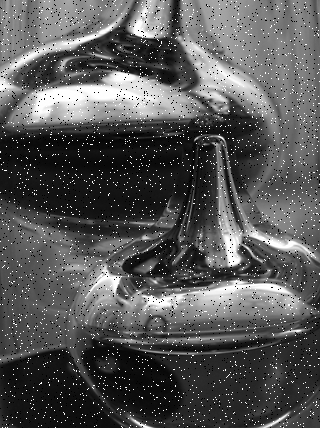
#> input picture Homework01/作業二/noise_image.png, 320 x 428 px, found by its file name
$ python main.py
#> lines starting #> are read from the running program, lines starting #| are printed output that depends on the picture
#> further down, img is the input picture: shape (428, 320, 3); min 0, max 255, mean 86.8
import cv2
import numpy as np
import matplotlib.pyplot as plt

# ---------- 自訂函式區 ----------
def grayscale(image):
    h, w, c = image.shape
#> h = 428; w = 320; c = 3
    gray = np.zeros((h, w), dtype=np.uint8)
    for row in range(h):
        for col in range(w):
            b, g, r = image[row, col]
            y = int(0.299 * r + 0.587 * g + 0.114 * b)
            gray[row, col] = y

    return gray

def mean_filter(Image, kernel_size=3):
#> called with kernel_size = 3
    pad = kernel_size // 2
    h, w = Image.shape
#> h = 428; w = 320
    result = np.zeros((h, w), dtype=np.uint8)

    # 邊緣補 0（zero padding）
    padded_img = np.pad(Image, pad_width=pad, mode='constant', constant_values=0)
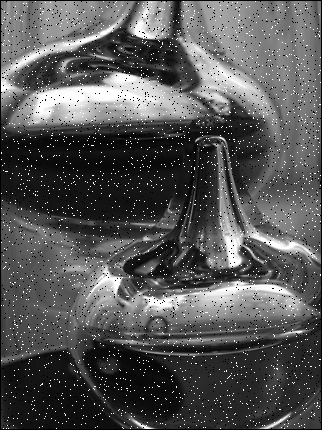
#> padded_img: shape (430, 322); min 0, max 255, mean 85.7

    for i in range(h):
        for j in range(w):
            # 取出區域塊
            region = padded_img[i:i+kernel_size, j:j+kernel_size]
            #print(region)
            # 計算平均值
            mean_value = np.mean(region)
            result[i, j] = int(mean_value)
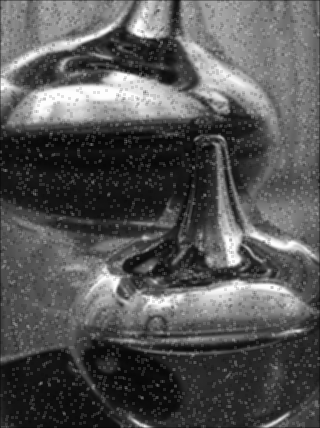
#> result: shape (428, 320); min 5, max 254, mean 85.9

    return result

def median_filter(Image, kernel_size=3):
#> called with kernel_size = 3
    pad = kernel_size // 2
    h, w = Image.shape
#> h = 428; w = 320
    result = np.zeros((h, w), dtype=np.uint8)

    # Zero padding
    padded_img = np.pad(Image, pad_width=pad, mode='constant', constant_values=0)

    for i in range(h):
        for j in range(w):
            # 取出 kernel 區域並展平成一維
            region = padded_img[i:i+kernel_size, j:j+kernel_size]
            flat = region.flatten()
            sorted_data = sorted(flat)
            n = len(sorted_data)
            median_value = sorted_data[n // 2]  # 中位數
            result[i, j] = int(median_value)
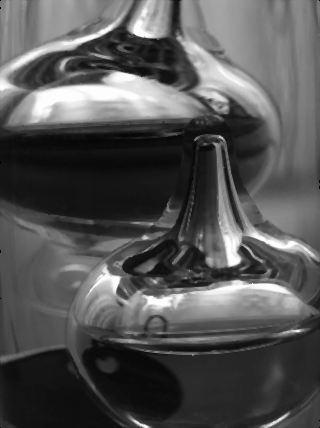
#> result: shape (428, 320); min 0, max 255, mean 84.4
#| Image 1 Original Shape: (428, 320, 3)
#| Image 1 gray_img Shape: (428, 320)
#| Image 1 mean_img Shape: (428, 320)
#| Image 1 median_img Shape: (428, 320)

    return result

def display(name, img, gray, mean, median):
#> called with name = 'noise_image.png'
    plt.figure(figsize=(16, 8))

    # 原圖
    plt.subplot(2, 4, 1)
    plt.imshow(img[:, :, ::-1])  # BGR to RGB
    plt.title(f"{name} - Original")
    plt.axis('off')

    # 分開畫 R/G/B 通道
    plt.subplot(2, 4, 2)
    b, g, r = cv2.split(img)
    plt.hist(b.ravel(), bins=256, range=(0, 256), color='blue', alpha=0.5, label='B')
    plt.hist(g.ravel(), bins=256, range=(0, 256), color='green', alpha=0.5, label='G')
    plt.hist(r.ravel(), bins=256, range=(0, 256), color='red', alpha=0.5, label='R')
    plt.title(f"Histogram - {name} (RGB Channels)")
    plt.xlabel("Pixel value")
    plt.ylabel("Frequency")
    plt.xlim([0, 255])
    plt.legend()

    # Grayscale
    plt.subplot(2, 4, 3)
    plt.imshow(gray, cmap='gray')
    plt.title("Grayscale")
    plt.axis('off')

    plt.subplot(2, 4, 4)
    plt.hist(gray.ravel(), bins=256, range=(0, 255), color='gray')
    plt.title("Histogram - Grayscale")
    plt.xlabel("Pixel value")
    plt.ylabel("Frequency")
    plt.xlim([0, 255])

    # Mean filter
    plt.subplot(2, 4, 5)
    plt.imshow(mean, cmap='gray')
    plt.title("Mean Filter")
    plt.axis('off')

    plt.subplot(2, 4, 6)
    plt.hist(mean.ravel(), bins=256, range=(0, 255), color='skyblue')
    plt.title("Histogram - Mean Filter")
    plt.xlabel("Pixel value")
    plt.ylabel("Frequency")
    plt.xlim([0, 255])

    # Median filter
    plt.subplot(2, 4, 7)
    plt.imshow(median, cmap='gray')
    plt.title("Median Filter")
    plt.axis('off')

    plt.subplot(2, 4, 8)
    plt.hist(median.ravel(), bins=256, range=(0, 255), color='green')
    plt.title("Histogram - Median Filter")
    plt.xlabel("Pixel value")
    plt.ylabel("Frequency")
    plt.xlim([0, 255])

    plt.tight_layout()
    plt.show()
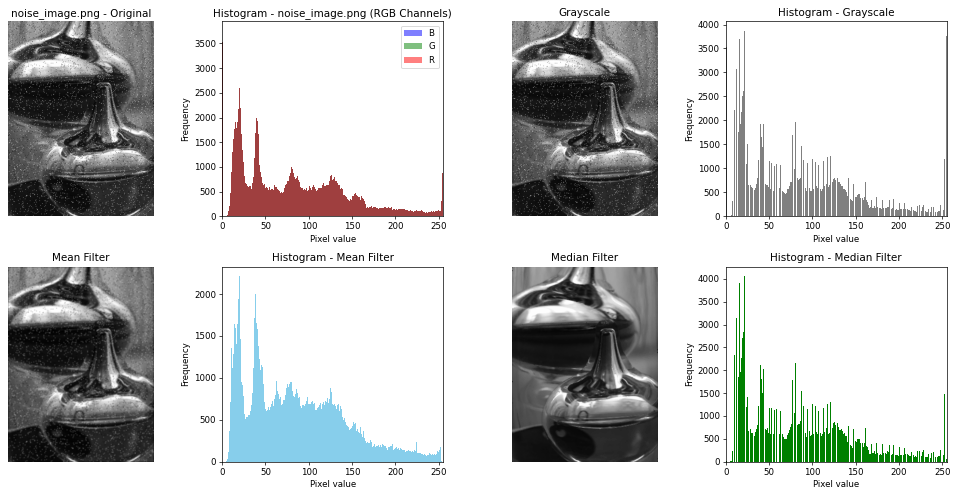
#> figure drawn by matplotlib, 8 panels; panel 2: tallest bar 3761 high, from x = 255 to 256; panel 2: tallest bar 3761 high, from x = 255 to 256; panel 2: tallest bar 3761 high, from x = 255 to 256; panel 4: tallest bar 3873 high, from x = 20.92 to 21.91

# ---------- 主程式 ----------
#圖片路徑
img = cv2.imread("作業二/noise_image.png")

gray_img = grayscale(img) #灰階
mean_img = mean_filter(gray_img) #均值濾波
median_img = median_filter(gray_img) #中值濾波
print("Image 1 Original Shape:", img.shape)
print("Image 1 gray_img Shape:", gray_img.shape)
print("Image 1 mean_img Shape:", mean_img.shape)
print("Image 1 median_img Shape:", median_img.shape)

display("noise_image.png" , img , gray_img , mean_img , median_img)

# [7 lines of commented-out code are left out]
